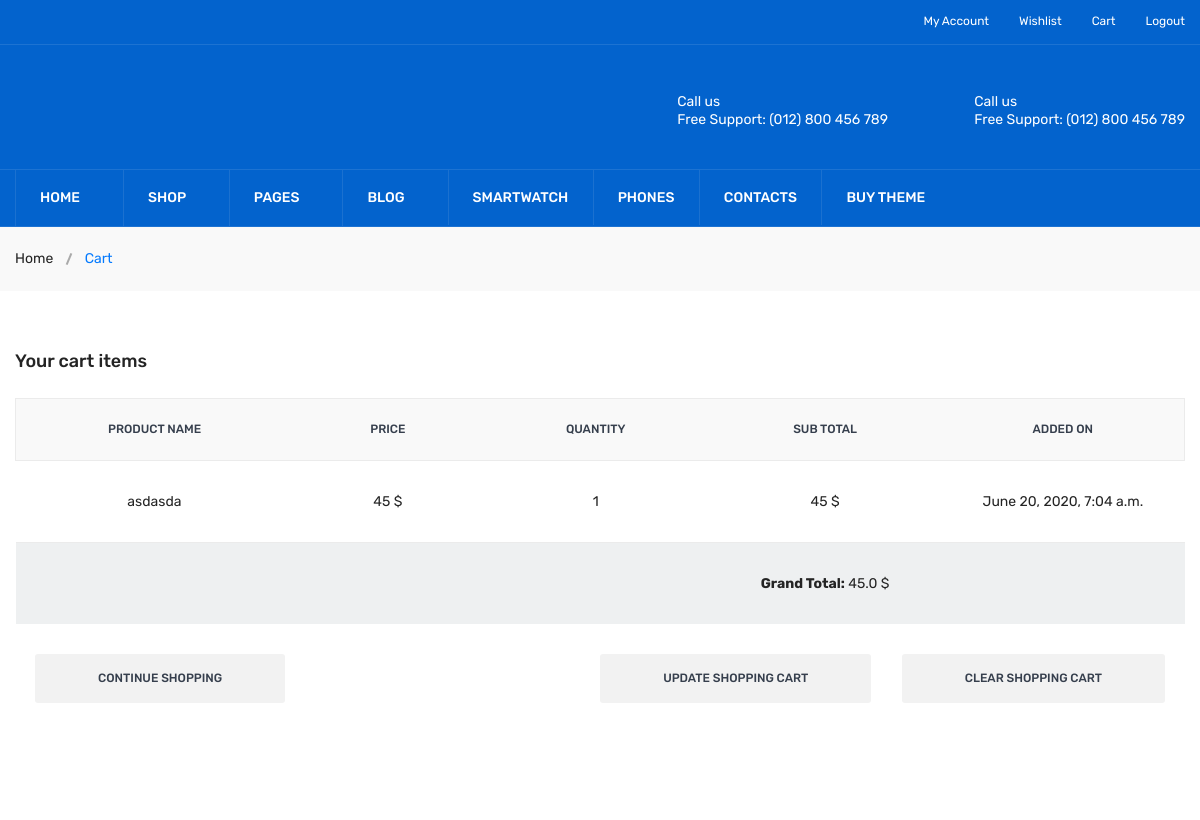
The page /EngineeringTools/Cart (signed in, upper part) on the database as committed earlier.
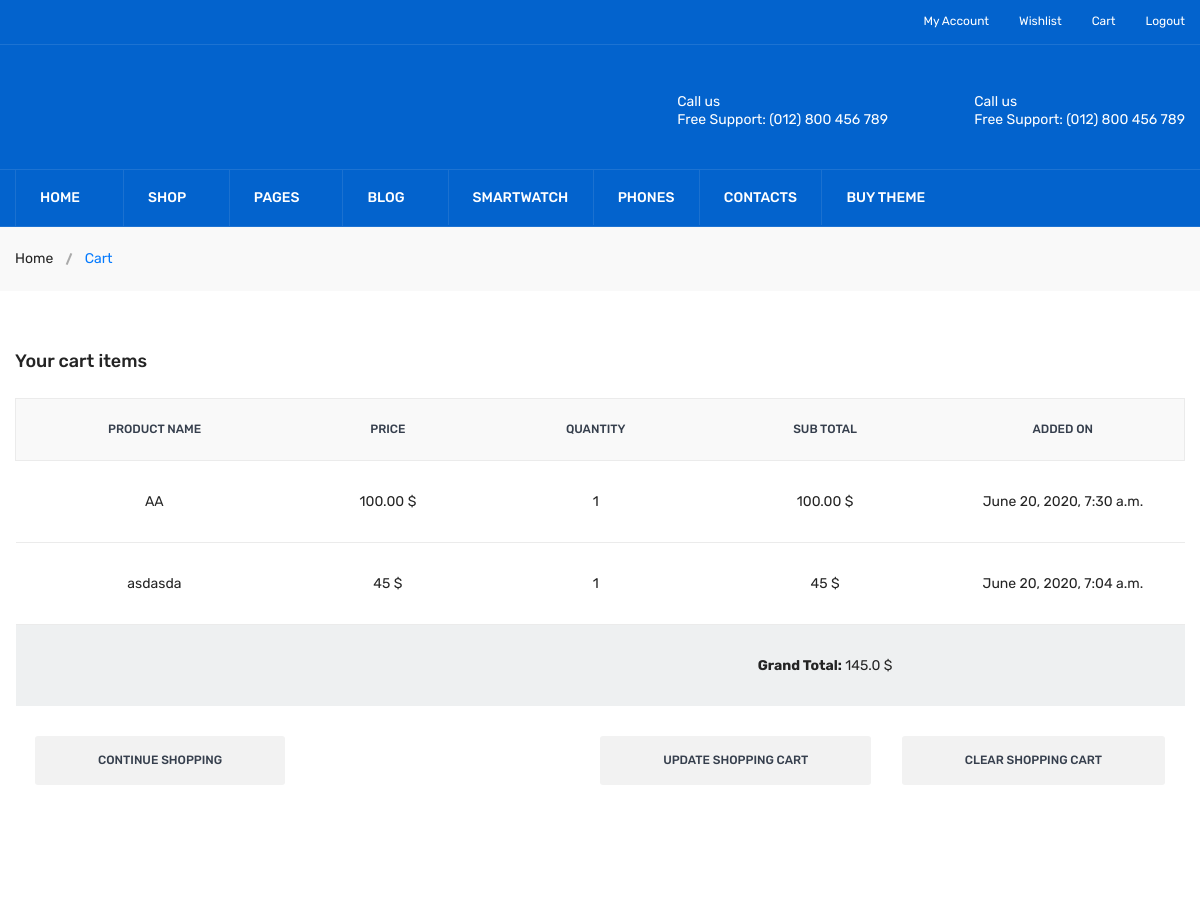
The same page on the database as committed later.
### Cart/models.py (models this page shows, shortened)
class Cart(models.Model):
    product = models.ForeignKey(Product_Hardware, on_delete=models.CASCADE)
    user = models.ForeignKey(User, on_delete = models.CASCADE)
    product_name = models.CharField(max_length = 20)
    user_name = models.CharField(max_length = 20)
    user_email = models.EmailField()
    price = models.CharField(max_length=10)
    quantity = models.CharField(max_length = 2)
    sub_total = models.CharField(max_length=30)
    added_in_cart = models.DateTimeField(auto_now_add=True)

### User/views.py (the view)
def User_Cart_View(request):
    temp = "User/cart.html"
    data = Cart.objects.filter(user=request.user).order_by('-added_in_cart')
    TOTAL = 0
    for i in range(0, len(data)):
        TOTAL = TOTAL + float(data[i].sub_total)
    print(TOTAL)
    return render(request, temp, {'data':data, 'TOTAL':TOTAL})

### Templates/User/cart.html
{% extends 'User/header_footer.html' %}
{% load static %}
{% load i18n %}
{% block 'content' %}
   <div class="breadcrumb-area gray-bg-7">
            <div class="container">
                <div class="breadcrumb-content">
                    <ul>
                        <li><a href="index.html">Home</a></li>
                        <li class="active">Cart </li>
                    </ul>
                </div>
            </div>
        </div>
        <div class="cart-main-area pt-60 pb-65">
            <div class="container">
                <h3 class="page-title">Your cart items</h3>
                <div class="row">
                    <div class="col-lg-12 col-md-12 col-sm-12 col-12">
                            <div class="table-content table-responsive">
                                <table class="col-lg-12 col-md-12 col-sm-12 col-12">
                                    <thead>
                                        <tr>
                                            <th>Product Name</th>
                                            <th>Price</th>
                                            <th>Quantity</th>
                                            <th>Sub Total</th>
                                            <th>Added On</th>
                                        </tr>
                                    </thead>
                                    <tbody>
                                        {% for i in data %}
                                            <tr>
                                                <td>{{ i.product_name }}</td>
                                                <td>{{ i.price }} $</td>
                                                <td>{{ i.quantity }}</td>
                                                <td>{{ i.sub_total }} $</td>
                                                <td>{{ i.added_in_cart }}</td>
                                            </tr>
                                        {% endfor %}
                                    <tr style="background-color:#EEF0F1">
                                        <td colspan="3">
                                        </td>
                                        <td>
                                            <b>Grand Total:</b> {{ TOTAL }} $
                                        </td>
                                        <td></td>
                                    </tr>
                                    </tbody>
                                </table>
                            </div>
                            <div class="row">
                                <div class="col-lg-12">
                                    <div class="cart-shiping-update-wrapper">
                                        <div class="cart-shiping-update">
                                            <a href="#">Continue Shopping</a>
                                        </div>
                                        <div class="cart-clear">
                                            <button>Update Shopping Cart</button>
                                            <a href="#">Clear Shopping Cart</a>
                                        </div>
                                    </div>
                                </div>
                            </div>
                        </div>
                    </div>
                </div>
            </div>
{% endblock %}

Rows that differ between the two databases and show on the page:
added Cart: product_name "AA", price "100.00", quantity "1", sub_total "100.00", added_in_cart "June 20, 2020, 7:30 a.m."
Other text that changed with them:
{{ TOTAL }}: "45.0" → "145.0"
